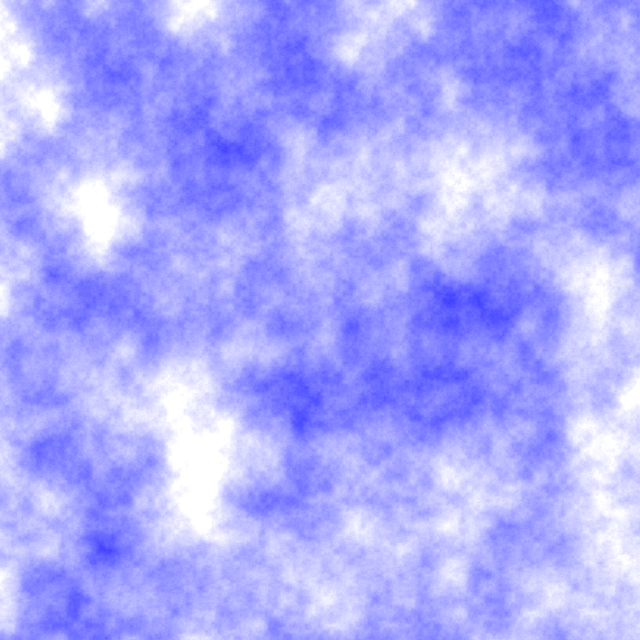
Frame 1 (no input)
Frame 2 (the mouse pressed at the canvas centre, redrawn once): identical to frame 1, image omitted

The Processing sketch that drew this single still picture (run headless with seeded random() and noise(); the mouse was pressed at the canvas centre and the sketch redrawn once):

// Processing sketch: exercise00_08
// ── exercise00_08.pde
void setup() {
  size(640, 640);
  // background(255);
  noLoop();
}

void draw() {

  float xoff = 0.0;

  loadPixels();

  for (int x = 0; x < width; x++) {

    float yoff = 0.0;

    for (int y = 0; y < height; y++) {
      noiseDetail(10, 0.65);
      float bright = map(noise(xoff, yoff), 0, 1, 0, 255);
      pixels[x + y * width] = color(bright, bright, 255);
      yoff += 0.01;
    }

    xoff += 0.01;
  }

  updatePixels();
}
